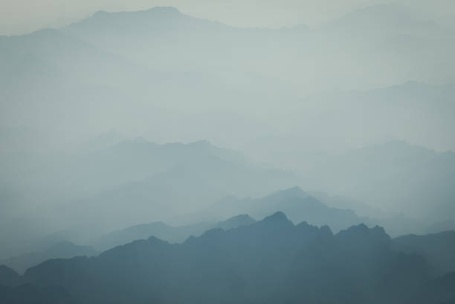
#> input picture histogram/imagem_baixo_contraste.jpg, 455 x 304 px, shrunk from 612 x 408 before the run
$ python main.py
#> lines starting #> are read from the running program, lines starting #| are printed output that depends on the picture
import cv2
import matplotlib.pyplot as plt


def analyze_image(image_path):
#> called with image_path = 'imagem_baixo_contraste.jpg'
    original_img = cv2.imread(image_path, cv2.IMREAD_GRAYSCALE)
#> original_img: shape (304, 455); min 62, max 195, mean 152.6
    if original_img is None:
        print(f"Erro ao carregar a imagem: {image_path}")
        return

    contrast = 1.5
    brightness = 30
    adjusted_img = cv2.convertScaleAbs(original_img, alpha=contrast, beta=brightness)
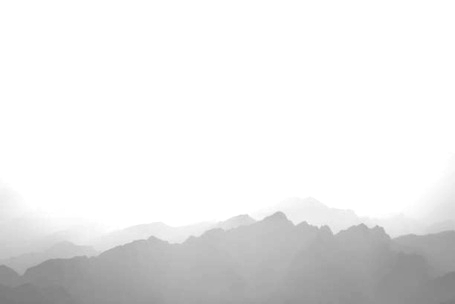
#> adjusted_img: shape (304, 455); min 123, max 255, mean 233.7

    equalized_img = cv2.equalizeHist(original_img)
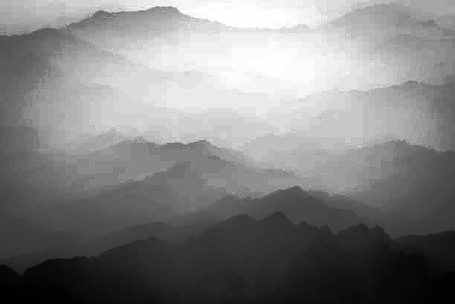
#> equalized_img: shape (304, 455); min 0, max 255, mean 129.4

    original_hist = cv2.calcHist([original_img], [0], None, [256], [0, 256])
#> original_hist = 256 values, max 4535 at index 168, min 0 at index 0, mean 540.3
    adjusted_hist = cv2.calcHist([adjusted_img], [0], None, [256], [0, 256])
#> adjusted_hist = 256 values, max 95052 at index 255, min 0 at index 0, mean 540.3
    equalized_hist = cv2.calcHist([equalized_img], [0], None, [256], [0, 256])
#> equalized_hist = 256 values, max 4535 at index 136, min 0 at index 8, mean 540.3

    print(f"\n--- Análise da Imagem: {image_path} ---")

    plt.figure(figsize=(15, 10))

    plt.suptitle(f"Análise de Aprimoramento - {image_path}", fontsize=16)

    plt.subplot(3, 2, 1)
    plt.imshow(original_img, cmap="gray")
    plt.title("Imagem Original")
    plt.axis("off")

    plt.subplot(3, 2, 2)
    plt.plot(original_hist)
    plt.title("Histograma Original")
    plt.xlabel("Intensidade de Pixel")
    plt.ylabel("Quantidade de Pixels")
    plt.xlim([0, 256])

    plt.subplot(3, 2, 3)
    plt.imshow(adjusted_img, cmap="gray")
    plt.title(f"Brilho/Contraste (α={contrast}, β={brightness})")
    plt.axis("off")

    plt.subplot(3, 2, 4)
    plt.plot(adjusted_hist)
    plt.title("Histograma Pós-Ajuste M/C")
    plt.xlabel("Intensidade de Pixel")
    plt.ylabel("Quantidade de Pixels")
    plt.xlim([0, 256])

    plt.subplot(3, 2, 5)
    plt.imshow(equalized_img, cmap="gray")
    plt.title("Imagem Equalizada")
    plt.axis("off")

    plt.subplot(3, 2, 6)
    plt.plot(equalized_hist)
    plt.title("Histograma Equalizado")
    plt.xlabel("Intensidade de Pixel")
    plt.ylabel("Quantidade de Pixels")
    plt.xlim([0, 256])

    plt.tight_layout(rect=[0, 0, 1, 0.95])
    plt.show()
#> figure, not shown here; panel 2: curve peaks at x = 168, y = 4535; panel 4: curve peaks at x = 255, y = 95052; panel 6: curve peaks at x = 136, y = 4535


if __name__ == "__main__":
    image_path_1 = "imagem_baixo_contraste.jpg"
    image_path_2 = "imagem_bem_exposta.jpg"

    print("Iniciando análise. Certifique-se de que as imagens existam no diretório.")

    try:
        analyze_image(image_path_1)
        analyze_image(image_path_2)
#> call 2 of analyze_image, with image_path = 'imagem_bem_exposta.jpg'
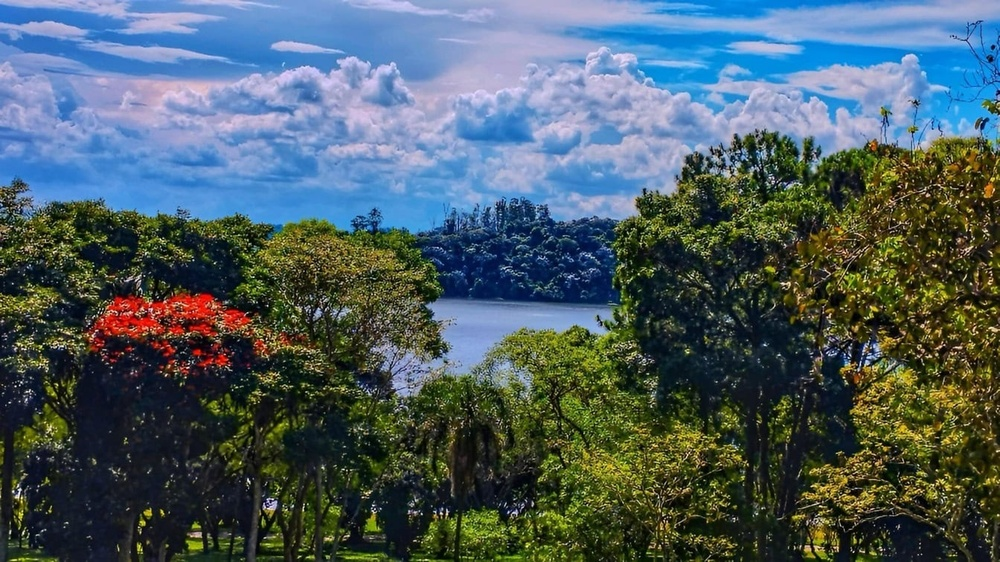
#> input picture histogram/imagem_bem_exposta.jpg, 1000 x 562 px, shrunk from 1344 x 756 before the run
#> in analyze_image (call 2), `original_img = cv2.imread(image_path, cv2.IMREAD_GRAYSCALE)`:
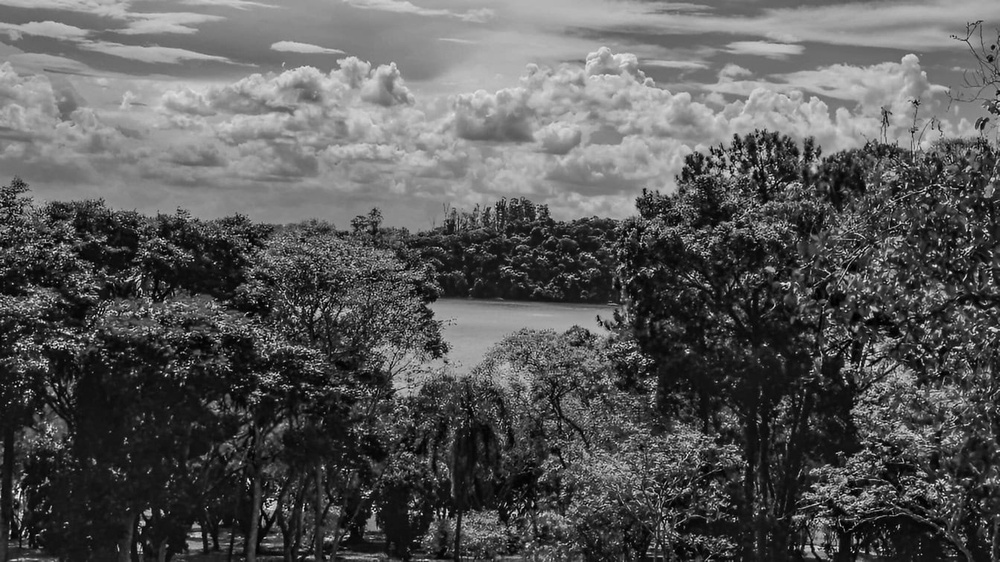
#> original_img: shape (562, 1000); min 0, max 255, mean 88.2
#> in analyze_image (call 2), `adjusted_img = cv2.convertScaleAbs(original_img, alpha=contrast, beta=..`:
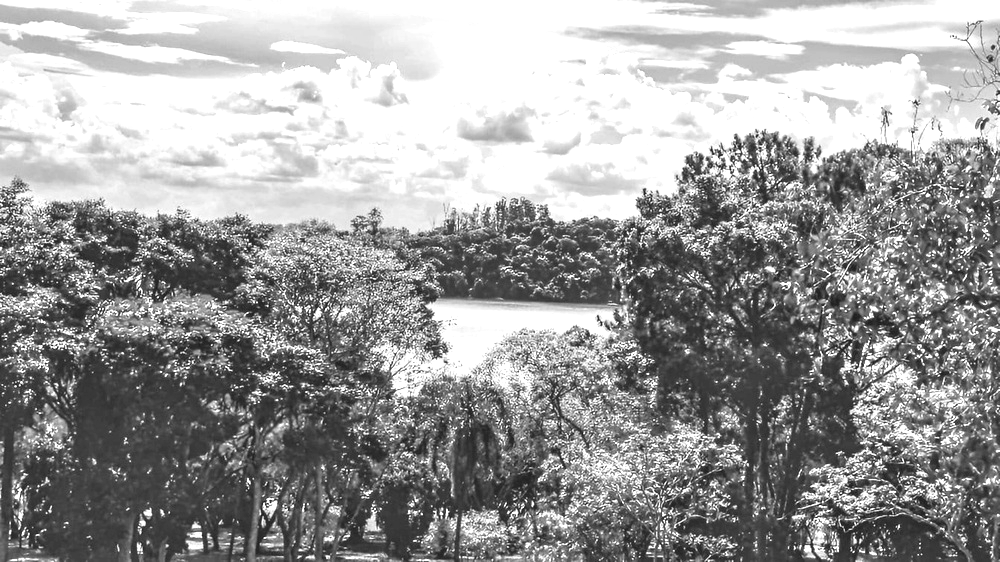
#> adjusted_img: shape (562, 1000); min 30, max 255, mean 156
#> in analyze_image (call 2), `equalized_img = cv2.equalizeHist(original_img)`:
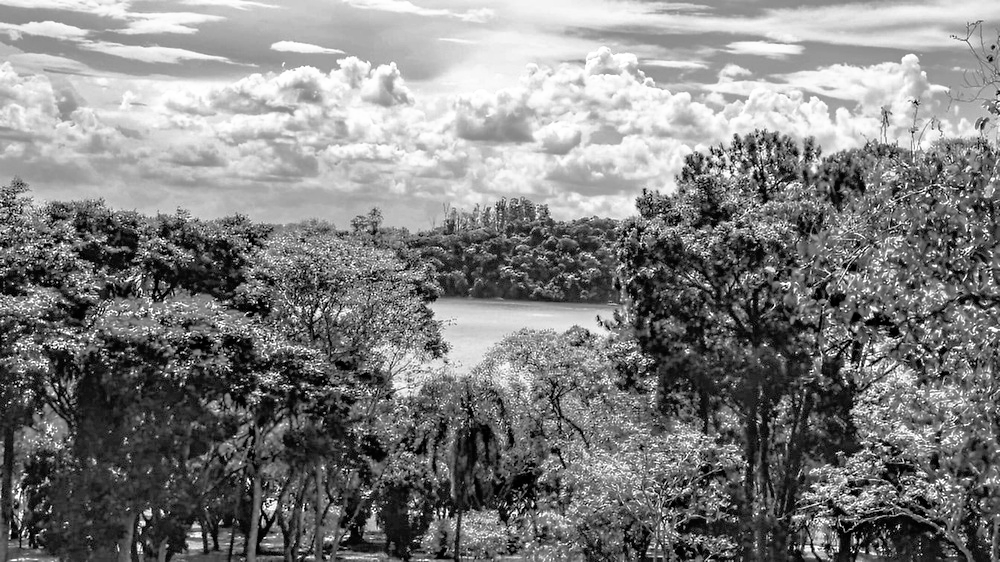
#> equalized_img: shape (562, 1000); min 0, max 255, mean 128.3
#> in analyze_image (call 2), `original_hist = cv2.calcHist([original_img], [0], None, [256], [0, 256])`: original_hist = 256 values, max 9124 at index 21, min 1 at index 251, mean 2195.3
#> in analyze_image (call 2), `adjusted_hist = cv2.calcHist([adjusted_img], [0], None, [256], [0, 256])`: adjusted_hist = 256 values, max 114682 at index 255, min 0 at index 0, mean 2195.3
#> in analyze_image (call 2), `equalized_hist = cv2.calcHist([equalized_img], [0], None, [256], [0, 2..`: equalized_hist = 256 values, max 9124 at index 35, min 0 at index 6, mean 2195.3
#> in analyze_image (call 2), `plt.show()`:
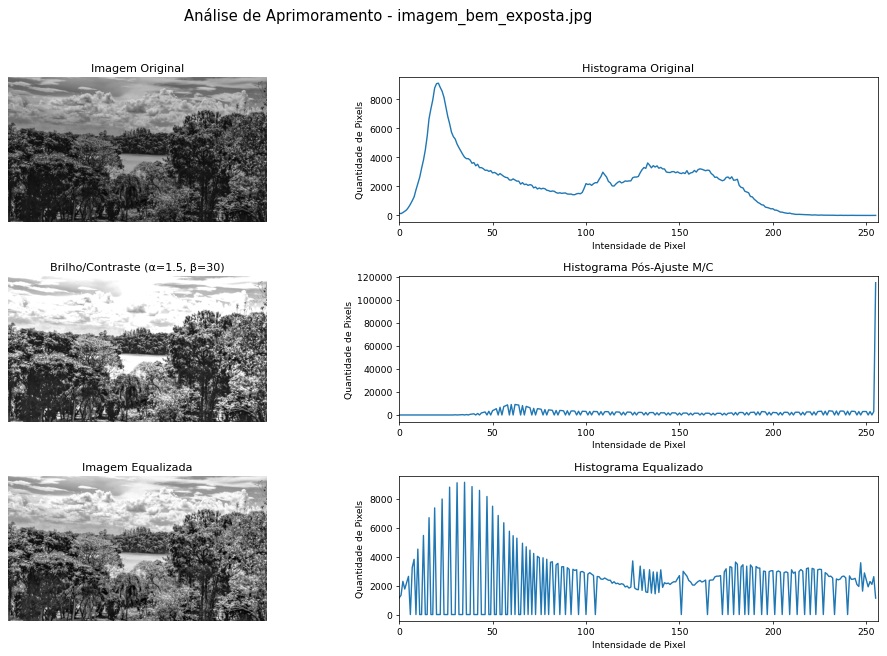
#> figure drawn by matplotlib, 6 panels; panel 2: curve peaks at x = 21, y = 9124; panel 4: curve peaks at x = 255, y = 114682; panel 6: curve peaks at x = 35, y = 9124
    except Exception as e:
        print(
            f"\nERRO: Não foi possível processar as imagens. Verifique os nomes e caminhos."
        )
        print(
            "Crie os arquivos 'imagem_baixo_contraste.jpg' e 'imagem_bem_exposta.jpg' ou altere os nomes no código."
        )
